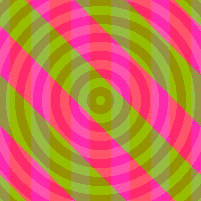
#> input picture library/10-1.png, 201 x 201 px; its folder holds 4 pictures in this run; the run also reads 1 picture not shown here
$ jupyter execute --allow-errors library_alu.ipynb   (shell and % lines are left out)
#> lines starting #> are read from the running program, lines starting #| are printed output that depends on the picture
[cell 1]
from PIL import Image
from IPython.display import display
import numpy as np
import os

[cell 2]
%cd library-of-images
ims = {f.split('.')[0]: Image.open('library/'+f) for f in os.listdir('library') if f.endswith('.png')}
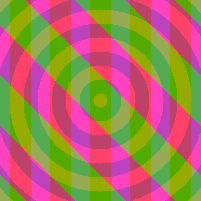
#> input picture library/10-5.png, 201 x 201 px
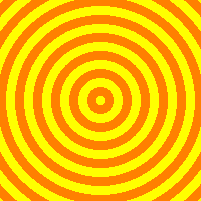
#> input picture library/10-7.png, 201 x 201 px
#> ims = 4 items

#> (a cell that did not finish here is left out)

#> (a cell that did not finish here is left out)

[cell 5]
def to_array(img):
    return np.array(img).flatten()

[cell 6]
all_im_vec = np.vstack([to_array(im) for im in ims.values()])

It appears that the images might live in a 26ish dimensional space -- there are 24 significant singular values and then a significant drop in magnitude.

[cell 7]
import scipy.linalg
svdvals = scipy.linalg.svdvals(all_im_vec)
#> svdvals = [148486.2, 29388.1, 7340.8, 12.78]

[cell 8]
import matplotlib.pyplot as plt
plt.plot(np.log(svdvals))
#> (this line was passed over: IPython is not available in this run)
